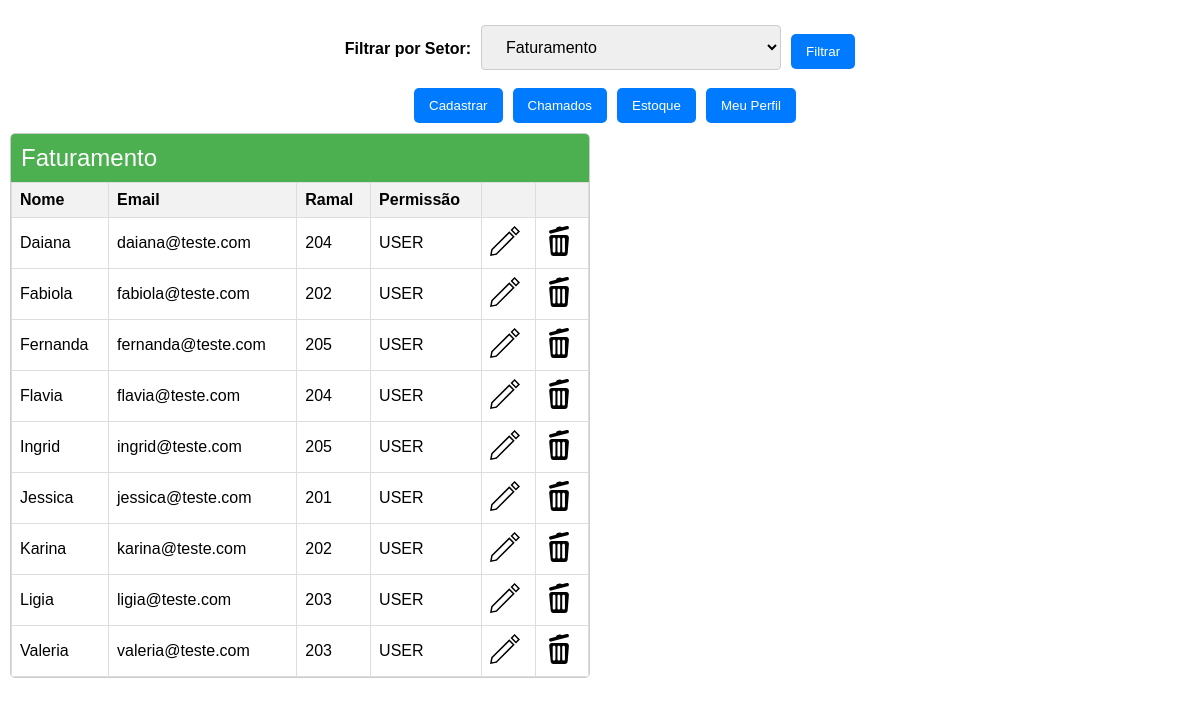
The page /admin/admin.php?setor=Faturamento (signed in) on the database its author committed.
### tables this page shows
CREATE TABLE `funcionarios` (
  `id` int(11) NOT NULL,
  `departamento` varchar(100) NOT NULL,
  `email` varchar(100) NOT NULL,
  `ramal` varchar(20) DEFAULT NULL,
  `nome` varchar(100) NOT NULL,
  `senha` varchar(255) NOT NULL,
  `nivel` varchar(10) DEFAULT NULL
);

### admin/admin.php (the view, shortened to what this page needs)
<?php
include_once('../sys/conexao.php');
include_once("../components/header.php");
?>
    <link rel="stylesheet" href="../css/style.css">
    <link href="https://cdn.jsdelivr.net/gh/StephanWagner/jBox@v1.3.3/dist/jBox.all.min.css" rel="stylesheet">
</head>
<body>
        <div>
                    <form action="" method="GET" class="filtro-setor">
                    <label for="setor">Filtrar por Setor:</label>
                    <select name="setor" id="setor">
            <nav class="modulos">
                        <?php
                        $query_setores = "SELECT DISTINCT departamento FROM funcionarios ORDER BY departamento";
                        $result_setores = $conexao->query($query_setores);
                        while ($row_setor = $result_setores->fetch_assoc()) {
                            $selected = isset($_GET['setor']) && $_GET['setor'] == $row_setor['departamento'] ? 'selected' : '';
                            echo "<option value='" . htmlspecialchars($row_setor['departamento']) . "' $selected>" . htmlspecialchars($row_setor['departamento']) . "</option>";
                        }
                        ?>
                    </select>
                    <div class="btn-group"><button type="submit">Filtrar</button></div>
                </form>
                <div class="btn-group">
                    <button onclick="location.href='../sys/addCadastro.php'">Cadastrar</button>
                    <button onclick="location.href='verChamados.php'">Chamados</button>
                    <button onclick="location.href='verEstoque.php'">Estoque</button>
                    <button onclick="location.href='../profile.php'">Meu Perfil</button>
                </div>
                <?php
                $departamento_anterior = null;
                $filtro_sql = "";
                if (isset($_GET['setor']) && $_GET['setor'] !== 'todos') {
                    $setor_filtrar = $conexao->real_escape_string($_GET['setor']);
                    $filtro_sql = "WHERE departamento = '$setor_filtrar'";
                }
                $query = "SELECT nome, email, departamento, ramal, id, nivel FROM funcionarios $filtro_sql ORDER BY departamento, nome ASC";
                $result = $conexao->query($query);
                if ($result->num_rows > 0) {
                    while ($row = $result->fetch_assoc()) {
                        if ($row['departamento'] !== $departamento_anterior) {
                            echo "<div class='modulo'>";
                            echo "<h3>" . htmlspecialchars($row['departamento']) . "</h3>";
                            echo "<table>";
                            echo "<thead><tr><th>Nome</th><th>Email</th><th>Ramal</th><th>Permissão</th><th></th><th></th></tr></thead>";
                            echo "<tbody>";
                        }
                        echo "<tr>";
                        echo "<td>" . htmlspecialchars($row["nome"]) . "</td>";
                        echo "<td>" . htmlspecialchars($row["email"]) . "</td>";
                        echo "<td>" . htmlspecialchars($row["ramal"]) . "</td>";
                        echo "<td>" . htmlspecialchars($row["nivel"]) . "</td>";
                        echo "<td>";
                        echo "<a href='../sys/editAdmin.php?id=" . htmlspecialchars($row['id']) . "'>";
                        echo "</a>";
                        echo "</td>";
                        echo "<td>";
                        echo "<a href='../sys/deleteAdmin.php?id=" . htmlspecialchars($row['id']) . "' data-confirm='Você realmente deseja deletar o funcionário?'>";
                        echo "</a>";
                        echo "</td>";
                        echo "</tr>";
                        $departamento_anterior = $row['departamento'];
                    }
                    echo "</tbody></table></div>";
                } else {
                    echo "<div class='modulo'>";
                    echo "<h3>Nenhum funcionário encontrado.</h3>";
                    echo "</div>";
                }
                ?>
        </div>
        <?php
            require_once("../components/footer.php")
        ?>

### css/style.css (style rules this page uses)
* { font-family: 'Arial', sans-serif; box-sizing: border-box; }
body { height: 100vh; margin: 0px; }
.modulo { margin-bottom: 20px; border-radius: 5px; }
.modulo > h3 { margin: 0px; color: #fff; font-weight: 300; font-size: 1.5rem; padding: 10px 20px; background-color: #1867c0; }
.modulo { display: inline-block; vertical-align: top; width: calc(50% - 20px); margin: 10px; border: 1px solid #ccc; border-radius: 5px; overflow: hidden; }
.modulo h3 { background-color: #4CAF50; color: white; padding: 10px; margin: 0; }
table { width: 100%; border-collapse: collapse; }
th, td { border: 1px solid #ddd; padding: 8px; text-align: left; }
th { background-color: #f2f2f2; }
.filtro-setor { text-align: center; margin-bottom: 10px; margin-top: 20px; display: flex; justify-content: center; align-items: center; }
.filtro-setor label { font-weight: bold; margin-right: 10px; }
.filtro-setor select, .filtro-setor button { margin-top: 5px; }
.btn-group { display: flex; justify-content: center; }
.btn-group button { margin-left: 10px; padding: 10px 15px; border: none; background-color: #007bff; color: white; cursor: pointer; border-radius: 5px; transition: background-color 0.3s ease; }
select { width: 25%; padding: 12px 20px; font-size: 1em; margin: 8px 0; display: inline-block; border: 1px solid #ccc; border-radius: 4px; box-sizing: border-box; }

### rows shown on the page
funcionarios: departamento "Faturamento", nome "Daiana", email "daiana@teste.com", ramal "204", nivel "USER"
funcionarios: nome "Fabiola", email "fabiola@teste.com", ramal "202", nivel "USER"
funcionarios: nome "Fernanda", email "fernanda@teste.com", ramal "205", nivel "USER"
funcionarios: nome "Flavia", email "flavia@teste.com", ramal "204", nivel "USER"
funcionarios: nome "Ingrid", email "ingrid@teste.com", ramal "205", nivel "USER"
funcionarios: nome "Jessica", email "jessica@teste.com", ramal "201", nivel "USER"
funcionarios: nome "Karina", email "karina@teste.com", ramal "202", nivel "USER"
funcionarios: nome "Ligia", email "ligia@teste.com", ramal "203", nivel "USER"
funcionarios: nome "Valeria", email "valeria@teste.com", ramal "203", nivel "USER"

### other values the page prints
form field setor "Faturamento"
